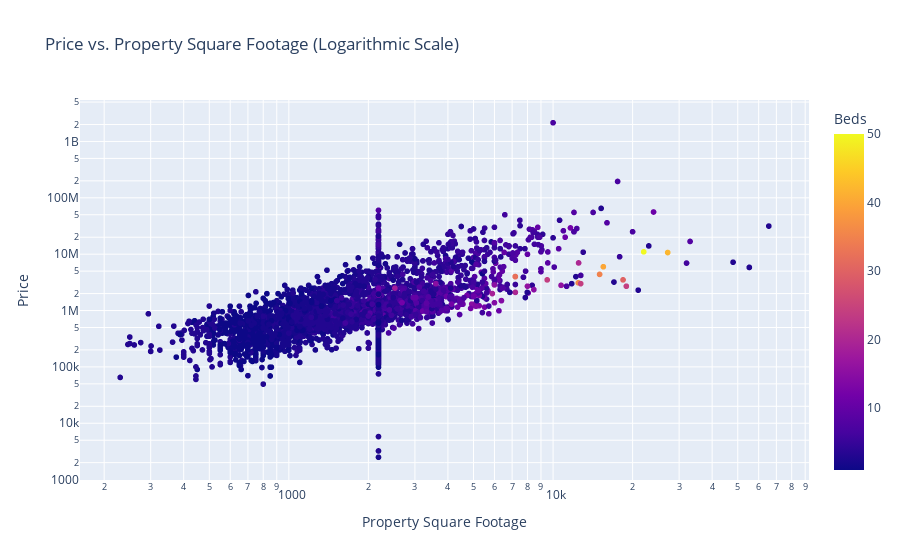

Write notebook code for a chart like this one.
### Code cell
#print(min(source['BEDS'].values))
scatter_plot_multicolor_log2= pe.scatter(source, x='PROPERTYSQFT', y='PRICE', color='BEDS',
                                          title='Price vs. Property Square Footage (Logarithmic Scale)',
                                          labels={'PROPERTYSQFT': 'Property Square Footage', 'PRICE': 'Price', 'BEDS': 'Beds'},
                                          log_x=True, log_y=True)
fig3 = go.Figure(scatter_plot_multicolor_log2)
#plt.hist([source,source ], bins=100, alpha=0.5, label=['BEDS', 'BATH'], color=colors)
#plt.legend(loc='upper right')
pio.show(fig3)

### Figure 1 — Plotly figure (JSON) as saved in the notebook; plotly's stock layout.template omitted (floating-point values rounded to 4 significant figures; data arrays with more than 128 entries replaced by an {"elided": "..."} marker saying what was removed)
{"data": [{"hovertemplate": "Property Square Footage=%{x}<br>Price=%{y}<br>Beds=%{marker.color}<extra></extra>", "legendgroup": "", "marker": {"color": {"elided": "4801 int values"}, "coloraxis": "coloraxis", "symbol": "circle"}, "mode": "markers", "name": "", "showlegend": false, "type": "scattergl", "x": {"elided": "4801 float values"}, "xaxis": "x", "y": {"elided": "4801 int values"}, "yaxis": "y"}], "layout": {"coloraxis": {"colorbar": {"title": {"text": "Beds"}}, "colorscale": [[0, "#0d0887"], [0.1111, "#46039f"], [0.2222, "#7201a8"], [0.3333, "#9c179e"], [0.4444, "#bd3786"], [0.5556, "#d8576b"], [0.6667, "#ed7953"], [0.7778, "#fb9f3a"], [0.8889, "#fdca26"], [1, "#f0f921"]]}, "legend": {"tracegroupgap": 0}, "title": {"text": "Price vs. Property Square Footage (Logarithmic Scale)"}, "xaxis": {"anchor": "y", "domain": [0, 1], "title": {"text": "Property Square Footage"}, "type": "log"}, "yaxis": {"anchor": "x", "domain": [0, 1], "title": {"text": "Price"}, "type": "log"}}}
